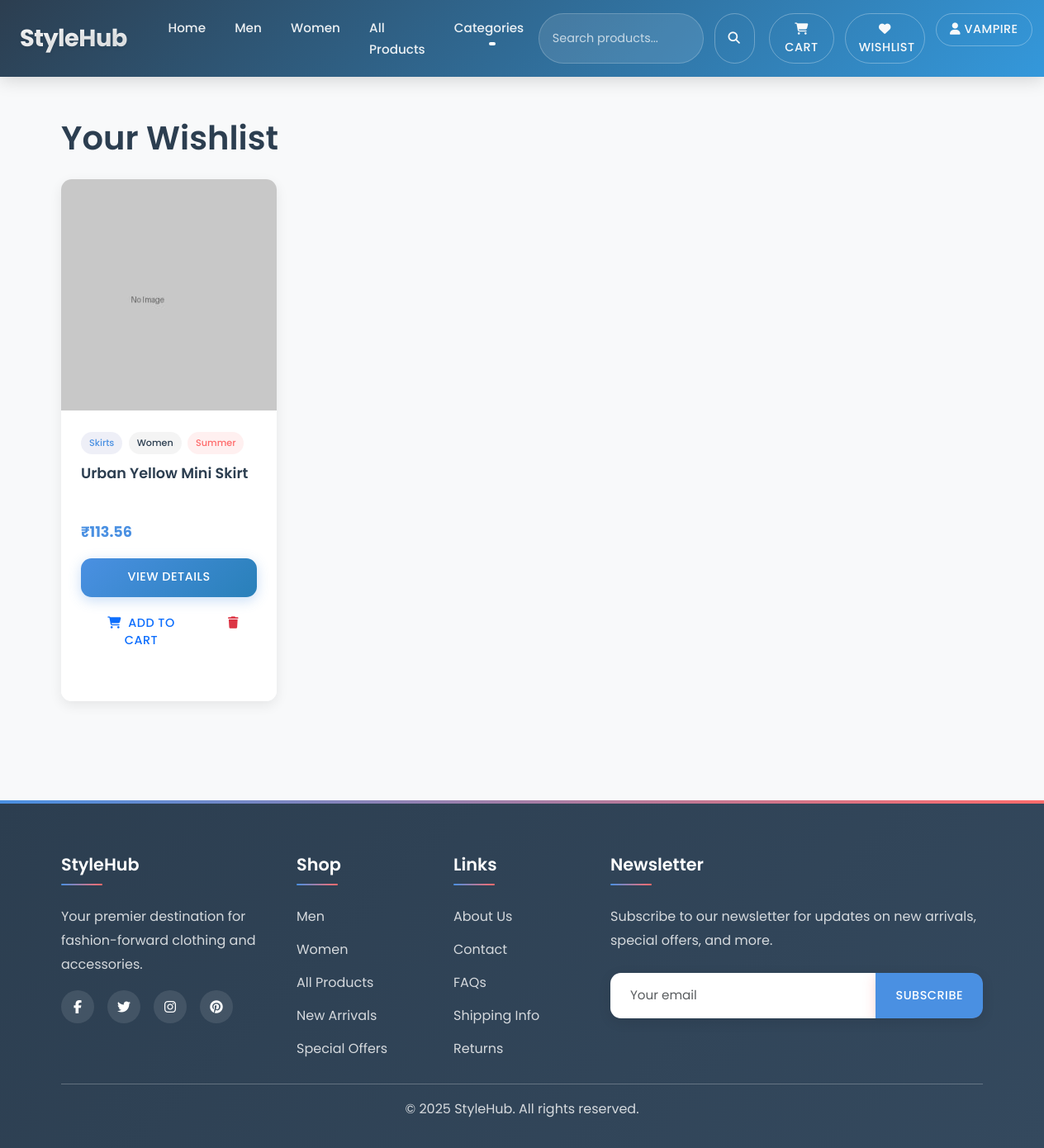
The page /wishlist/ (signed in) on the database its author committed.
### store/models.py (models this page shows, shortened)
class Product(models.Model):
    GENDER_CHOICES = (
        ('men', 'Men'),
        ('women', 'Women'),
        ('unisex', 'Unisex'),
    )
    COLLECTION_CHOICES = (
        ('summer', 'Summer'),
        ('winter', 'Winter'),
    )
    category = models.ForeignKey(Category, on_delete=models.CASCADE, related_name='products')
    name = models.CharField(max_length=200)
    description = models.TextField()
    price = models.DecimalField(max_digits=10, decimal_places=2)
    image = models.ImageField(upload_to='products/', blank=True)
    gender = models.CharField(max_length=6, choices=GENDER_CHOICES)
    collection = models.CharField(max_length=6, choices=COLLECTION_CHOICES, default='summer')
    in_stock = models.BooleanField(default=True)
    is_featured = models.BooleanField(default=False)
    created = models.DateTimeField(auto_now_add=True)
    updated = models.DateTimeField(auto_now=True)
    class Meta:
        ordering = ['-created']
    def get_absolute_url(self):
        return reverse('store:product_detail', args=[self.id])

class Category(models.Model):
    name = models.CharField(max_length=100)
    slug = models.SlugField(max_length=100, unique=True)
    class Meta:
        verbose_name_plural = 'Categories'
    def get_absolute_url(self):
        return reverse('store:category', args=[self.slug])

### store/views.py (the view)
# urls.py: path('wishlist/', views.view_wishlist, name='view_wishlist'),
@login_required
def view_wishlist(request):
    categories = Category.objects.all()
    wishlist, created = Wishlist.objects.get_or_create(user=request.user)
    wishlist_products = wishlist.products.all()
    context = {
        'wishlist': wishlist,
        'wishlist_products': wishlist_products,
        'categories': categories,
    }
    return render(request, 'store/wishlist.html', context)

### templates/store/wishlist.html (shortened to what this page needs)
{% extends 'base.html' %}
{% load static %}
{% block content %}
<div class="container py-5">
    <h1 class="mb-4">Your Wishlist</h1>
    {% if wishlist_products %}
    <div class="row">
        {% for product in wishlist_products %}
        <div class="col-md-3 col-sm-6 mb-4">
            <div class="card product-card h-100">
                {% if product.image %}
                <a href="{{ product.get_absolute_url }}" class="position-relative">
                    <img src="{{ product.image.url }}" class="card-img-top" alt="{{ product.name }}">
                {% else %}
                    <img src="{% static 'images/no-image.jpg' %}" class="card-img-top" alt="{{ product.name }}">
                {% endif %}
                <div class="card-body d-flex flex-column">
                    <div>
                        <div class="mb-2">
                            <span class="category-badge">{{ product.category.name }}</span>
                            <span class="gender-badge">{{ product.get_gender_display }}</span>
                            {% if product.collection %}
                            <span class="collection-badge">{{ product.get_collection_display }}</span>
                            {% endif %}
                        </div>
                        <h5 class="card-title">{{ product.name }}</h5>
                    </div>
                    <p class="price">₹{{ product.price }}</p>
                    <div class="mt-2">
                        <a href="{{ product.get_absolute_url }}" class="btn btn-primary w-100 mb-2">View Details</a>
                        <div class="d-flex">
                            <form method="post" action="{% url 'store:add_to_cart' product.id %}" class="flex-grow-1 me-2">
                                <button type="submit" class="btn btn-outline-primary w-100">
                                    <i class="fas fa-shopping-cart me-1"></i> Add to Cart
                                </button>
                            </form>
                            <a href="{% url 'store:remove_from_wishlist' product.id %}" class="btn btn-outline-danger">
                                <i class="fas fa-trash"></i>
                            </a>
                        </div>
                    </div>
                </div>
            </div>
        </div>
        {% endfor %}
    </div>
    {% endif %}
</div>
{% endblock %}

### templates/base.html (shortened to what this page needs)
{% load static %}
<!DOCTYPE html>
<html lang="en">
<head>
    <link href="https://cdn.jsdelivr.net/npm/bootstrap@5.3.2/dist/css/bootstrap.min.css" rel="stylesheet">
    <link rel="stylesheet" href="https://cdnjs.cloudflare.com/ajax/libs/font-awesome/6.5.1/css/all.min.css">
    <link rel="stylesheet" href="https://unpkg.com/aos@2.3.1/dist/aos.css">
    <link rel="stylesheet" href="{% static 'css/style.css' %}">
</head>
<body>
    <nav class="navbar navbar-expand-lg navbar-dark">
        <div class="container">
            <a class="navbar-brand" href="{% url 'store:home' %}">
                StyleHub
            </a>
            <div class="collapse navbar-collapse" id="navbarNavDropdown">
                <ul class="navbar-nav me-auto">
                    <li class="nav-item">
                        <a class="nav-link" href="{% url 'store:home' %}">Home</a>
                    </li>
                    <li class="nav-item">
                        <a class="nav-link" href="{% url 'store:category' 'men' %}">Men</a>
                    <li class="nav-item">
                        <a class="nav-link" href="{% url 'store:category' 'women' %}">Women</a>
                    </li>
                    <li class="nav-item">
                        <a class="nav-link" href="{% url 'store:product_list' %}">All Products</a>
                    </li>
                    <li class="nav-item dropdown">
                        <a class="nav-link dropdown-toggle" href="#" id="navbarDropdownMenuLink" role="button" data-bs-toggle="dropdown" aria-expanded="false">
                            Categories
                        </a>
                    </li>
                </ul>
                <div class="d-flex">
                    <form class="d-flex me-2" action="{% url 'store:search_products' %}" method="GET">
                        <input class="form-control me-2" type="search" name="q" placeholder="Search products..." aria-label="Search">
                        <button class="btn btn-outline-light" type="submit">
                            <i class="fas fa-search"></i>
                        </button>
                    </form>
                    <a href="{% url 'store:view_cart' %}" class="btn btn-outline-light me-2">
                        <i class="fas fa-shopping-cart"></i>
                        <span>Cart</span>
                    </a>
                    <a href="{% url 'store:view_wishlist' %}" class="btn btn-outline-light me-2">
                        <i class="fas fa-heart"></i> <span>Wishlist</span>
                    </a>
                    {% if user.is_authenticated %}
                    <div class="dropdown">
                        <button class="btn btn-outline-light dropdown-toggle" type="button" id="userDropdown" data-bs-toggle="dropdown" aria-expanded="false">
                            <i class="fas fa-user"></i> {{ user.username }}
                        </button>
                    </div>
                    {% endif %}
                </div>
            </div>
        </div>
    </nav>
    <main>
        {% block content %}{% endblock %}
    </main>
    <footer class="mt-5">
        <div class="container">
            <div class="row">
                <div class="col-lg-3 col-md-6 mb-4 mb-lg-0">
                    <h5>StyleHub</h5>
                    <div class="d-flex align-items-center mb-3">
                        <p class="mb-0">Your premier destination for fashion-forward clothing and accessories.</p>
                    </div>
                    <div class="d-flex align-items-center">
                        <div class="social-icons">
                            <a href="https://www.facebook.com/stylehub" target="_blank" rel="noopener" aria-label="Facebook"><i class="fab fa-facebook-f"></i></a>
                            <a href="https://www.twitter.com/stylehub" target="_blank" rel="noopener" aria-label="Twitter"><i class="fab fa-twitter"></i></a>
                            <a href="https://www.instagram.com/stylehub" target="_blank" rel="noopener" aria-label="Instagram"><i class="fab fa-instagram"></i></a>
                            <a href="https://www.pinterest.com/stylehub" target="_blank" rel="noopener" aria-label="Pinterest"><i class="fab fa-pinterest"></i></a>
                        </div>
                    </div>
                </div>
                <div class="col-lg-2 col-md-6 mb-4 mb-lg-0">
                    <h5>Shop</h5>
                    <ul class="list-unstyled">
                        <li><a href="{% url 'store:category' 'men' %}">Men</a></li>
                        <li><a href="{% url 'store:category' 'women' %}">Women</a></li>
                        <li><a href="{% url 'store:product_list' %}">All Products</a></li>
                        <li><a href="{% url 'store:product_list' %}?new=true">New Arrivals</a></li>
                        <li><a href="{% url 'store:product_list' %}?sale=true">Special Offers</a></li>
                    </ul>
                </div>
                <div class="col-lg-2 col-md-6 mb-4 mb-lg-0">
                    <h5>Links</h5>
                    <ul class="list-unstyled">
                        <li><a href="{% url 'store:about' %}">About Us</a></li>
                        <li><a href="{% url 'store:contact' %}">Contact</a></li>
                        <li><a href="{% url 'store:faq' %}">FAQs</a></li>
                        <li><a href="{% url 'store:shipping' %}">Shipping Info</a></li>
                        <li><a href="{% url 'store:returns' %}">Returns</a></li>
                    </ul>
                </div>
                <div class="col-lg-5 col-md-6">
                    <h5>Newsletter</h5>
                    <p>Subscribe to our newsletter for updates on new arrivals, special offers, and more.</p>
                    <form action="" method="post" class="newsletter-form">
                        <div class="input-group">
                            <input type="email" name="email" class="form-control" placeholder="Your email" aria-label="Subscribe" required>
                            <button class="btn btn-secondary" type="submit">Subscribe</button>
                        </div>
                    </form>
                </div>
            </div>
            <hr>
            <div class="row">
                <div class="col-12 text-center">
                    <p class="mb-0">&copy; {% now "Y" %} StyleHub. All rights reserved.</p>
                </div>
            </div>
        </div>
    </footer>
</body>
</html>

### rows shown on the page
Product: category.name "Skirts", gender "Women", collection "Summer", name "Urban Yellow Mini Skirt", price "113.56"

### other values the page prints
{{ user.username }} "VAMPIRE"
